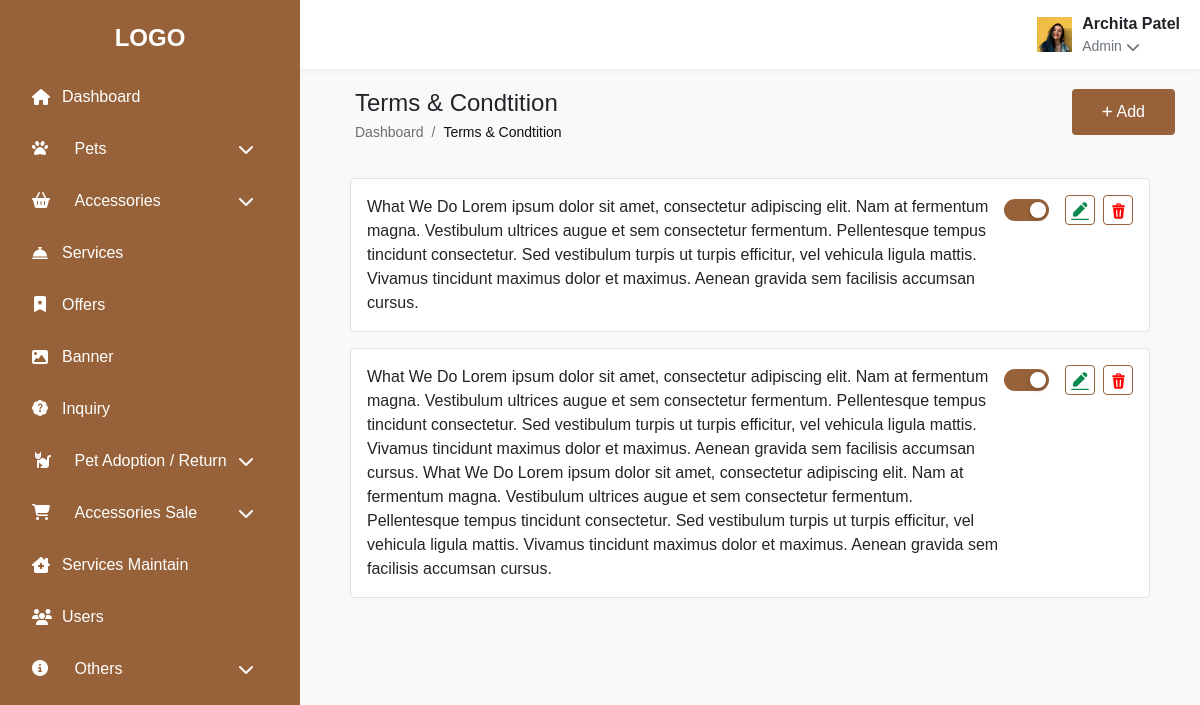
Page /terms.php (signed in) on the committed database.
### tables this page shows
CREATE TABLE `terms` (
  `id` int(11) NOT NULL,
  `des` varchar(1000) DEFAULT NULL,
  `status` varchar(1000) DEFAULT NULL,
  `created_at` timestamp NULL DEFAULT current_timestamp(),
  `updated_at` timestamp NULL DEFAULT NULL ON UPDATE current_timestamp()
);

### config.php (called while the page is built)
<?php
function encryptor($action, $string){
    $output = false;
    $encrypt_method = "AES-256-CBC";
    $secret_key = 'Tech Area';
    $secret_iv = 'tech@12345678';
    $key = hash('sha256' , $secret_key);
    $iv = substr(hash('sha256', $secret_iv),0,16);
    if( $action == 'encrypt' )
    {
            $output = openssl_encrypt($string,$encrypt_method, $key, 0, $iv);
            $output = base64_encode($output);
    }
    else if($action == 'decrypt' )
    {
        $output = openssl_decrypt(base64_decode($string), $encrypt_method , $key, 0, $iv);
    }
    return $output;
}
?>

### terms.php (the view, shortened to what this page needs)
<?php
include 'connection.php';
include 'config.php';
?>
<!DOCTYPE html>
<html lang="en">
  <head>
    <link href="https://cdnjs.cloudflare.com/ajax/libs/font-awesome/6.4.0/css/all.min.css" rel="stylesheet" />
    <link href="https://cdn.jsdelivr.net/npm/bootstrap@5.0.2/dist/css/bootstrap.min.css" rel="stylesheet">
    <link href="https://cdn.datatables.net/1.13.4/css/dataTables.bootstrap5.min.css" rel="stylesheet">
    <link rel="stylesheet" href="css/category.css" />
    <link rel="stylesheet" href="css/profile.css" />
  </head>
  <body>
    <?php include 'sidebar.php'; ?>
    <div class="k-content">
      <?php include 'header.php'; ?>
      <div class="k-page-content">
        <div class="k-page-header">
          <div>
            <h4 class="mb-1" style="margin-left: 30px;">Terms & Condtition</h4>
            <nav class="k-breadcrumb small">
              <ol class="breadcrumb mb-0">
                <li class="breadcrumb-item">
                  <a href="#" class="k-link-text-color text-decoration-none" style="    margin-left: 30px;">Dashboard</a>
                </li>
                <li class="breadcrumb-item active k-link-text-color-active">
                  Terms & Condtition
                </li>
              </ol>
            </nav>
          </div>
          <div class="d-flex align-items-center justify-content-center">
            <div>
              <a
              href="add_terms.php"
                class="k-add-btn d-flex align-items-center justify-content-center text-decoration-none"
              >
                <i class="fas fa-plus me-1 k-icon-plus"></i>
                <p class="p-0 m-0">Add</p>
              </a>
            </div>
          </div>
        </div>
        <div class="about-list" style="margin-left: 50px; margin-right: 50px;">
      <?php
      $query = mysqli_query($cnn, "SELECT * FROM terms ORDER BY id DESC");
      while ($row = mysqli_fetch_array($query)) {
      $c_id = encryptor('encrypt', $row['id']);
      ?>
      <div class="about-card border rounded p-3 mb-3 bg-white">
          <div class="d-flex justify-content-between align-items-start">
              <div class="fw-semibold"> <?php echo htmlspecialchars($row['des']); ?></div>
              <div class="d-flex align-items-center gap-2">
                  <label class="toggle-switch mb-0 me-2">
                      <span class="toggle-slider"></span>
                  </label>
                  <a href="add_terms.php?id=<?php echo $c_id; ?>" class="edit-btn">
                      <img src="images/update.svg" alt="Edit" width="20">
                  </a>
                  <div class="delete-btn" data-id="<?php echo $row['id']; ?>" data-bs-toggle="modal" data-bs-target="#deleteConfirmModal">
                      <img src="images/delete.svg" alt="Delete" width="20">
                  </div>
              </div>
          </div>
      </div>
      <?php
  }
  ?>
</div>
  </body>
</html>

### header.php (shortened to what this page needs)
<?php
if(isset($_SESSION['admin'])){
  $admin =$_SESSION['admin'];
  $query_user = mysqli_query($cnn,"SELECT * FROM `login` WHERE email='$admin'");
  $row_user = mysqli_fetch_array($query_user);
  $name1 = $row_user['name'];
  $image1 = $row_user['image'];
}
?>
 <div class="k-content" style="idth: 1630px;
    margin-left: -24px;">
      <div class="k-header-container">
        <div class="k-header d-flex justify-content-between align-center-center">
          <div class="k-user-info dropdown">
            <div
              class="d-flex align-items-center"
              role="button"
              id="userDropdown"
              data-bs-toggle="dropdown"
              aria-expanded="false">
              <img src="images/<?php echo $image1; ?>" alt="User Avatar" />
              <div>
                <div class="fw-bold"><?php echo $name1; ?></div>
                <div class="small text-muted d-flex align-items-center">
                  <p class="mb-0 me-1">Admin</p>
                  <i class="fa-solid fa-chevron-down"></i>
                </div>
              </div>
            </div>
          </div>
        </div>
      </div>
    </div>

### css/category.css (style rules this page uses)
* { margin: 0; padding: 0; box-sizing: border-box; font-family: Arial, sans-serif; }
:root { --k-sidebar-bg: #976239; --k-sidebar-text: #ffffff; --k-sidebar-hover: #fff9f6; --k-sidebar-active: #fff9f6; --k-header-bg: #ffffff; --k-content-bg: #f9f9f9; --k-table-header-bg: #eee6d3; }
body { font-family: Arial, sans-serif; background-color: var(--k-content-bg); overflow-x: hidden; }
.k-content { margin-left: 300px; transition: all 0.3s; }
.k-header { background-color: var(--k-header-bg); padding: 12px 20px; box-shadow: 0 2px 5px rgba(0, 0, 0, 0.05); margin-bottom: 20px; display: flex; justify-content: space-between; align-items: center; }
.k-user-info { display: flex; align-items: center; }
.k-user-info img { width: 35px; height: 35px; margin-right: 10px; }
.k-breadcrumb { margin-bottom: 15px; }
.k-page-header { display: flex; justify-content: space-between; align-items: flex-start; margin-bottom: 20px; margin: 0 25px 20px 25px; flex-wrap: wrap; gap: 15px; }
.k-link-text-color { color: #0f0f0f99 !important; }
.k-link-text-color-active { color: #0f0f0f !important; }
.k-add-btn { background-color: #976239; color: #ffffff; border-radius: 4px; padding: 11px 30px; border: none; }
.toggle-slider { position: absolute; cursor: pointer; top: 0; left: 0; right: 0; bottom: 0; background-color: #ccc; border-radius: 30px; transition: 0.4s; }
input:checked + .toggle-slider { background-color: #976239; }
.toggle-switch { position: relative; display: inline-block; width: 45px; height: 22px; }
.toggle-slider:before { position: absolute; content: ""; height: 16px; width: 16px; left: 3px; bottom: 3px; background-color: white; border-radius: 50%; transition: 0.4s; box-shadow: 0 2px 5px rgba(0, 0, 0, 0.2); }
input:checked + .toggle-slider:before { transform: translateX(23px); }
.edit-btn { background-color: transparent; border: 0.6px solid #976239; border-radius: 4px; padding: 2px 4px; }
.delete-btn { background-color: transparent; border: 0.6px solid #976239; border-radius: 4px; padding: 2px 4px; }
.k-icon-plus { font-size: 12px; }
.k-sidebar, .k-content { transition: all 0.3s ease; }

### rows in the picture
terms: des "What We Do Lorem ipsum dolor sit amet, consectetur adipiscing elit. Nam at fermentum magna. Vestibulum ultrices augue et sem consectetur fermentum. Pellentesque tempus tincidunt consectetur. Sed vestibulum turpis ut turpis efficitur, vel vehicula ligula mattis. Vivamus tincidunt maximus dolor et maximus. Aenean gravida sem facilisis accumsan cursus."
terms: des "What We Do Lorem ipsum dolor sit amet, consectetur adipiscing elit. Nam at fermentum magna. Vestibulum ultrices augue et sem consectetur fermentum. Pellentesque tempus tincidunt consectetur. Sed vestibulum turpis ut turpis efficitur, vel vehicula ligula mattis. Vivamus tincidunt maximus dolor et maximus. Aenean gravida sem facilisis accumsan cursus. What We Do Lorem ipsum dolor sit amet, consectetur adipiscing elit. Nam at fermentum magna. Vestibulum ultrices augue et sem consectetur fermentum. Pellentesque tempus tincidunt consectetur. Sed vestibulum turpis ut turpis efficitur, vel vehicula ligula mattis. Vivamus tincidunt maximus dolor et maximus. Aenean gravida sem facilisis accumsan…"

### other values in the picture
$name1 "Archita Patel"
